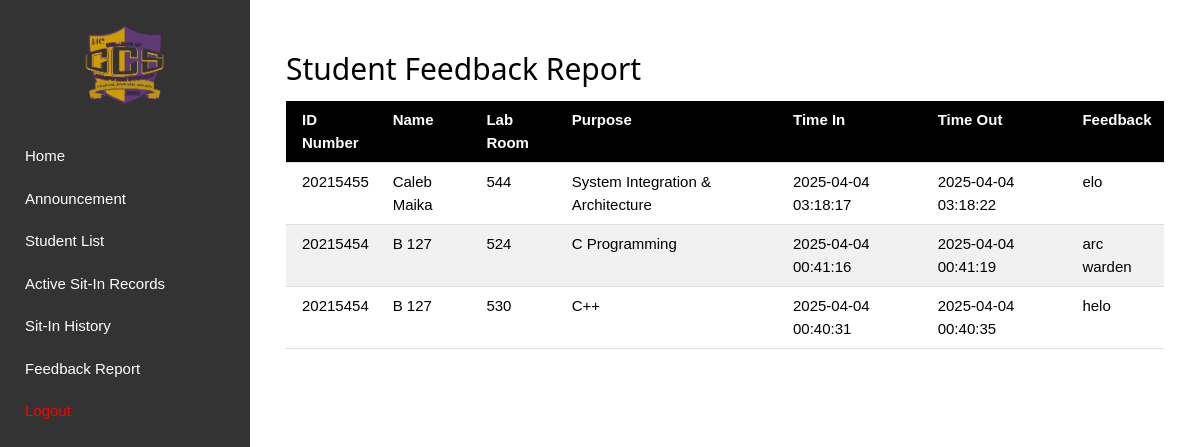
The page /admin/feedback_report (signed in) on the database its author committed.
### tables this page shows
CREATE TABLE sit_in_records(
id integer primary key autoincrement,
student_idno integer,
lab_room text,
purpose text,
sit_in_time timestamp default current_timestamp, time_out timestamp, feedback TEXT,
foreign key (student_idno) references registration(idno));

CREATE TABLE registration(
IDNO int primary key,
Lastname text,
Firstname text,
Midname text,
Course varchar(8),
Year_level varchar(1),
email text,
username text unique,
password text, address text, sessions INTEGER DEFAULT 30, profile_pic TEXT);

### main.py (the view)
@app.route('/admin/feedback_report')
def admin_feedback_report():
    if 'admin_username' not in session:
        flash("You must log in as an admin to access this page.", "error")
        return redirect(url_for('admin_login'))
    conn = get_db()
    cursor = conn.cursor()
    cursor.execute("""
        SELECT sit_in_records.*, registration.Firstname, registration.Midname, registration.Lastname
        FROM sit_in_records
        JOIN registration ON sit_in_records.student_idno = registration.IDNO
        WHERE sit_in_records.feedback IS NOT NULL
        ORDER BY sit_in_records.sit_in_time DESC
    """)
    feedback_records = cursor.fetchall()
    close_db(conn)
    return render_template('admin_feedback_report.html', feedback_records=feedback_records)

### main.py (called while the page is built)
def get_db():
    conn = sqlite3.connect(DATABASE)
    conn.row_factory = sqlite3.Row
    return conn

@app.after_request
def after_request(response):
    response.headers['Cache-Control'] = 'no-cache, no-store, must-revalidate'
    return response

### templates/admin_feedback_report.html
{% extends 'admin_base.html' %}
{% block content %}
<div class="w3-container w3-margin-top">
    <h2>Student Feedback Report</h2>
    {% if feedback_records %}
    <table class="w3-table w3-bordered w3-striped">
        <thead>
            <tr class="w3-black">
                <th>ID Number</th>
                <th>Name</th>
                <th>Lab Room</th>
                <th>Purpose</th>
                <th>Time In</th>
                <th>Time Out</th>
                <th>Feedback</th>
            </tr>
        </thead>
        <tbody>
            {% for record in feedback_records %}
            <tr>
                <td>{{ record.student_idno }}</td>
                <td>{{ record.Firstname }} {{ record.Midname }} {{ record.Lastname }}</td>
                <td>{{ record.lab_room }}</td>
                <td>{{ record.purpose }}</td>
                <td>{{ record.sit_in_time }}</td>
                <td>{{ record.time_out if record.time_out else 'Active' }}</td>
                <td>{{ record.feedback }}</td>
            </tr>
            {% endfor %}
        </tbody>
    </table>
    {% else %}
    <p class="w3-center w3-text-grey">No feedback found.</p>
    {% endif %}
</div>
{% endblock %}

### static/css/style.css (style rules this page uses)
html { box-sizing: border-box; }
*, *:before, *:after { box-sizing: inherit; }
html { -ms-text-size-adjust: 100%; -webkit-text-size-adjust: 100%; }
body { margin: 0; }
html, body { font-family: Verdana, sans-serif; font-size: 15px; line-height: 1.5; }
html { overflow-x: hidden; }
h2 { font-size: 30px; }
h1, h2, h3, h4, h5, h6 { font-family: "Segoe UI", Arial, sans-serif; font-weight: 400; margin: 10px 0; }
.w3-table, .w3-table-all { border-collapse: collapse; border-spacing: 0; width: 100%; display: table; }
.w3-bordered tr, .w3-table-all tr { border-bottom: 1px solid #ddd; }
.w3-striped tbody tr:nth-child(even) { background-color: #f1f1f1; }
.w3-table td, .w3-table th, .w3-table-all td, .w3-table-all th { padding: 8px 8px; display: table-cell; text-align: left; vertical-align: top; }
.w3-table th:first-child, .w3-table td:first-child, .w3-table-all th:first-child, .w3-table-all td:first-child { padding-left: 16px; }
.w3-container:after, .w3-container:before, .w3-panel:after, .w3-panel:before, .w3-row:after, .w3-row:before, .w3-row-padding:after, .w3-row-padding:before, .w3-cell-row:before, .w3-cell-row:after, .w3-clear:after, .w3-clear:before, .w3-bar:before, .w3-bar:after { content: ""; display: table; clear: both; }
.w3-container, .w3-panel { padding: 0.01em 16px; }
.w3-margin-top { margin-top: 16px !important; }
.w3-black, .w3-hover-black:hover { color: #fff !important; background-color: #000 !important; }

### templates/admin_base.html (style rules this page uses)
body { display: flex; margin: 0; font-family: Arial, sans-serif; }

### rows shown on the page
sit_in_records: student_idno "20215455", Firstname "Caleb", Lastname "Maika", lab_room "544", purpose "System Integration & Architecture", sit_in_time "2025-04-04 03:18:17", time_out "2025-04-04 03:18:22", feedback "elo"
sit_in_records: student_idno "20215454", Firstname "B", Lastname "127", lab_room "524", purpose "C Programming", sit_in_time "2025-04-04 00:41:16", time_out "2025-04-04 00:41:19", feedback "arc warden"
sit_in_records: student_idno "20215454", Firstname "B", Lastname "127", lab_room "530", purpose "C++", sit_in_time "2025-04-04 00:40:31", time_out "2025-04-04 00:40:35", feedback "helo"
